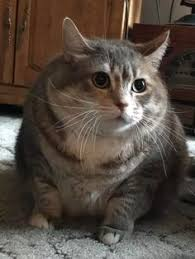
#> input picture images/cat6.jpeg, 195 x 259 px
$ python cat_detector.py --image images/cat6.jpeg
#> lines starting #> are read from the running program, lines starting #| are printed output that depends on the picture
# USAGE
# python cat_detector.py --image images/cat_01.jpg

# import the necessary packages
import argparse
import cv2

# construct the argument parse and parse the arguments
ap = argparse.ArgumentParser()
ap.add_argument("-i", "--image", required=True,
	help="path to the input image")
ap.add_argument("-c", "--cascade",
	default="haarcascade_frontalcatface.xml",
	help="path to cat detector haar cascade")
args = vars(ap.parse_args())
cat_ext_cascade = cv2.CascadeClassifier('haarcascade_frontalcatface_extended.xml')
# load the input image and convert it to grayscale
image = cv2.imread(args["image"])
#> image is the input picture: shape (259, 195, 3); mean B, G, R 64.4, 73.5, 84.5
gray = cv2.cvtColor(image, cv2.COLOR_BGR2GRAY)
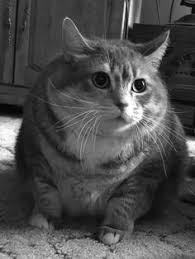
#> gray: shape (259, 195); min 0, max 255, mean 75.8

# load the cat detector Haar cascade, then detect cat faces
# in the input image
detector = cv2.CascadeClassifier(args["cascade"])
cats_ext = cat_ext_cascade.detectMultiScale(gray, scaleFactor=1.3, minNeighbors=5)
#> cats_ext = ()
rects = detector.detectMultiScale(gray, scaleFactor=1.3,
	minNeighbors=5, minSize=(75, 75))
#> rects = [[75, 45, 92, 92]]
total = (len(rects) + len(cats_ext))
#> total = 1
print(total)
#| 1
# loop over the cat faces and draw a rectangle surrounding each
# for (i, (x, y, w, h)) in enumerate(rects):
	# cv2.rectangle(image, (x, y), (x + w, y + h), (0, 0, 255), 2)
	# cv2.putText(image, "Cat #{}".format(i + 1), (x, y - 10),
		# cv2.FONT_HERSHEY_SIMPLEX, 0.55, (0, 0, 255), 2)

# show the detected cat faces
#cv2.imshow("Cat Faces", image)
#cv2.waitKey(0)
